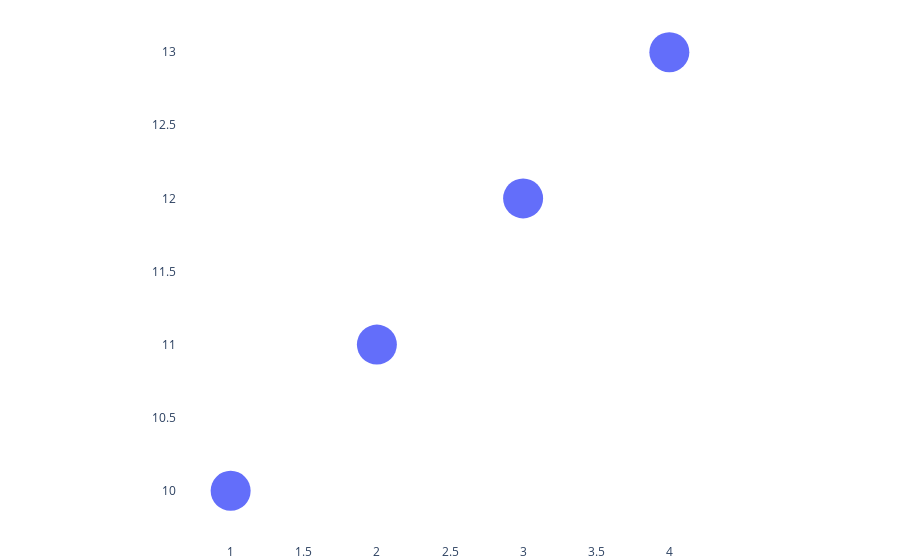

Notebook code cell kept with this figure:
### Code cell
# create sample plotly scatter plot
import plotly.graph_objects as go
fig = go.Figure(data=go.Scatter(x=[1, 2, 3, 4], y=[10, 11, 12, 13], mode='markers', marker=dict(size=40)))
fig.update_layout(
        plot_bgcolor='white',
        hoverlabel=dict(bgcolor='rgba(255,255,255,0.2)'),
        yaxis=dict(scaleanchor='x', scaleratio=1),
        xaxis=dict(constrain='domain'),
    
        margin=dict(l=0, r=0, t=0, b=0),
        paper_bgcolor='white',
        dragmode=False,
    )
fig.show( config={
                    "displayModeBar": False,
                    "displaylogo": False,
                    "doubleClick": False,
                    "scrollZoom": False,
                    "staticPlot": False,
                    "responsive": False,
                },)

### Figure 1 — Plotly figure (JSON) as saved in the notebook; plotly's stock layout.template omitted (floating-point values rounded to 4 significant figures)
{"data": [{"marker": {"size": 40}, "mode": "markers", "type": "scatter", "x": [1, 2, 3, 4], "y": [10, 11, 12, 13]}], "layout": {"dragmode": false, "hoverlabel": {"bgcolor": "rgba(255,255,255,0.2)"}, "margin": {"b": 0, "l": 0, "r": 0, "t": 0}, "paper_bgcolor": "white", "plot_bgcolor": "white", "xaxis": {"constrain": "domain"}, "yaxis": {"scaleanchor": "x", "scaleratio": 1}}}
